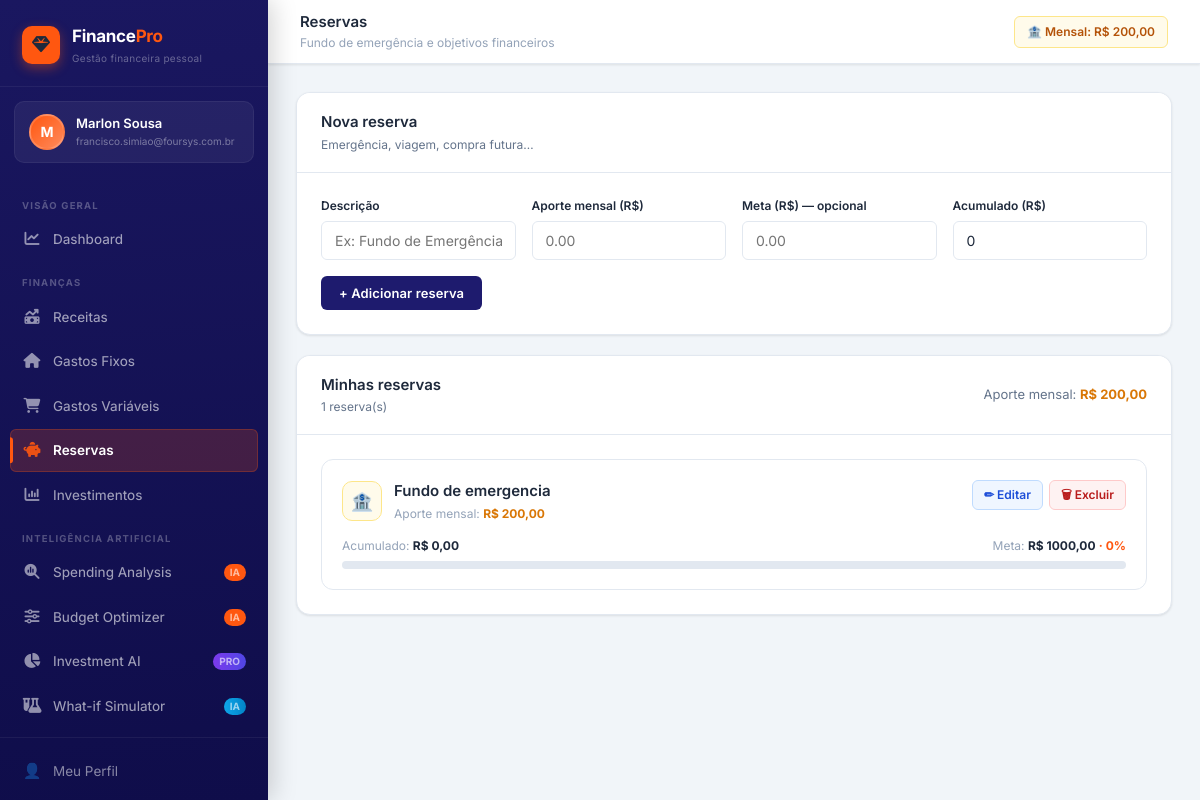
/reservas/ (signed in), run on the app's committed database.
### accounts/models.py (models this page shows, shortened)
class User(AbstractBaseUser, PermissionsMixin):
    email = models.EmailField(unique=True, verbose_name='E-mail')
    first_name = models.CharField(max_length=100, verbose_name='Nome')
    last_name = models.CharField(max_length=100, blank=True, verbose_name='Sobrenome')
    photo = models.ImageField(
        upload_to='photos/',
        null=True, blank=True,
        verbose_name='Foto do perfil'
    )
    is_active = models.BooleanField(default=True)
    is_staff = models.BooleanField(default=False)
    date_joined = models.DateTimeField(auto_now_add=True)
    objects = UserManager()
    USERNAME_FIELD = 'email'
    REQUIRED_FIELDS = ['first_name']
    class Meta:
        verbose_name = 'Usuário'
        verbose_name_plural = 'Usuários'
    def get_full_name(self):
        return f'{self.first_name} {self.last_name}'.strip()

### finance/models.py (models this page shows, shortened)
class Reserva(models.Model):
    user       = models.ForeignKey(settings.AUTH_USER_MODEL, on_delete=models.CASCADE, related_name='reservas')
    nome       = models.CharField(max_length=200, verbose_name='Descrição')
    valor      = models.DecimalField(max_digits=12, decimal_places=2, verbose_name='Aporte mensal (R$)')
    meta       = models.DecimalField(max_digits=12, decimal_places=2, null=True, blank=True, verbose_name='Meta (R$)')
    acumulado  = models.DecimalField(max_digits=12, decimal_places=2, default=0, verbose_name='Acumulado (R$)')
    criado     = models.DateTimeField(auto_now_add=True)
    class Meta:
        verbose_name = 'Reserva'
        ordering = ['-criado']
    @property
    def progresso(self):
        if self.meta and self.meta > 0:
            return min(float(self.acumulado / self.meta * 100), 100)
        return 0
    @property
    def progresso_cor(self):
        p = self.progresso
        if p >= 100:
            return '#16A34A'
        if p >= 50:
            return '#F59E0B'
        return '#ff5710'

### finance/views.py (the view)
# urls.py: path('reservas/',                         views.reservas,            name='reservas'),
@login_required
def reservas(request):
    form = ReservaForm(request.POST or None)
    if request.method == 'POST' and form.is_valid():
        obj = form.save(commit=False)
        obj.user = request.user
        obj.save()
        messages.success(request, 'Reserva adicionada!')
        return redirect('reservas')
    items = request.user.reservas.all()
    total = items.aggregate(t=Sum('valor'))['t'] or Decimal('0')
    return render(request, 'finance/reservas.html', {
        'form': form, 'items': items, 'total': total, 'page': 'reservas'
    })

### finance/forms.py
class ReservaForm(forms.ModelForm):
    class Meta:
        model = Reserva
        fields = ['nome', 'valor', 'meta', 'acumulado']
        widgets = {
            'nome':      forms.TextInput(attrs={**_input, 'placeholder': 'Ex: Fundo de Emergência'}),
            'valor':     forms.NumberInput(attrs={**_input, 'placeholder': '0.00', 'step': '0.01', 'min': '0'}),
            'meta':      forms.NumberInput(attrs={**_input, 'placeholder': '0.00', 'step': '0.01', 'min': '0'}),
            'acumulado': forms.NumberInput(attrs={**_input, 'placeholder': '0.00', 'step': '0.01', 'min': '0'}),
        }
        labels = {
            'nome': 'Descrição',
            'valor': 'Aporte mensal (R$)',
            'meta': 'Meta (R$) — opcional',
            'acumulado': 'Acumulado (R$)',
        }

### templates/finance/reservas.html (shortened to what this page needs)
{% extends 'base.html' %}
{% block page_title %}Reservas{% endblock %}
{% block page_sub %}Fundo de emergência e objetivos financeiros{% endblock %}
{% block header_right %}
<div class="header-chip" style="background:#fffbeb;border-color:#fde68a;color:#b45309;font-weight:600">
  🏦 Mensal: R$ {{ total|floatformat:2 }}
</div>
{% endblock %}
{% block content %}
<div class="section-card">
  <div class="section-header">
    <div class="section-header-text">
      <h3>Nova reserva</h3>
      <p>Emergência, viagem, compra futura…</p>
    </div>
  </div>
  <div class="section-body">
    <form method="post" novalidate>
      <div class="form-row">
        {% for field in form %}
        <div class="form-group">
          <label for="{{ field.id_for_label }}">{{ field.label }}</label>
          {{ field }}
        </div>
        {% endfor %}
      </div>
      <div class="form-actions">
        <button type="submit" class="btn btn-secondary">+ Adicionar reserva</button>
      </div>
    </form>
  </div>
</div>
<div class="section-card">
  <div class="section-header">
    <div class="section-header-text">
      <h3>Minhas reservas</h3>
      <p>{{ items|length }} reserva(s)</p>
    </div>
    <div class="section-header-meta">
      Aporte mensal: <strong style="color:var(--warning)">R$ {{ total|floatformat:2 }}</strong>
    </div>
  </div>
  <div class="section-body" style="display:flex;flex-direction:column;gap:14px">
    {% if items %}
      {% for r in items %}
      <div style="border:1px solid var(--border);border-radius:12px;padding:20px;background:var(--surface);transition:box-shadow .2s" onmouseover="this.style.boxShadow='0 4px 12px rgba(0,0,0,.07)'" onmouseout="this.style.boxShadow='none'">
        <div style="display:flex;align-items:flex-start;justify-content:space-between;gap:14px;margin-bottom:14px">
          <div style="display:flex;align-items:center;gap:12px">
            <div style="width:40px;height:40px;border-radius:10px;background:#fffbeb;border:1px solid #fde68a;display:flex;align-items:center;justify-content:center;font-size:18px;flex-shrink:0">🏦</div>
            <div>
              <div style="font-size:15px;font-weight:600">{{ r.nome }}</div>
              <div style="font-size:12px;color:var(--text-muted);margin-top:2px">Aporte mensal: <strong style="color:var(--warning)">R$ {{ r.valor|floatformat:2 }}</strong></div>
            </div>
          </div>
          <div style="display:flex;gap:6px;flex-shrink:0">
            <a href="{% url 'reserva_edit' r.pk %}" class="btn-icon-edit">✏ Editar</a>
            <a href="{% url 'reserva_delete' r.pk %}" class="btn-icon-del">🗑 Excluir</a>
          </div>
        </div>
        {% if r.meta %}
        <div style="display:flex;justify-content:space-between;font-size:12px;color:var(--text-muted);margin-bottom:6px">
          <span>Acumulado: <strong style="color:var(--text)">R$ {{ r.acumulado|floatformat:2 }}</strong></span>
          <span>Meta: <strong style="color:var(--text)">R$ {{ r.meta|floatformat:2 }}</strong>
            <span style="font-weight:700;color:{% if r.progresso >= 100 %}var(--success){% elif r.progresso >= 50 %}var(--warning){% else %}var(--primary){% endif %}"> · {{ r.progresso|floatformat:0 }}%</span>
          </span>
        </div>
        <div style="height:8px;background:#E2E8F0;border-radius:999px;overflow:hidden">
        </div>
        {% else %}
        <div style="font-size:12px;color:var(--text-muted)">
          Sem meta definida · Acumulado: <strong style="color:var(--text)">R$ {{ r.acumulado|floatformat:2 }}</strong>
        </div>
        {% endif %}
      </div>
      {% endfor %}
    {% else %}
    <div class="empty">
      <div class="empty-icon">🏦</div>
      <h3>Nenhuma reserva cadastrada</h3>
      <p>Crie reservas para emergências, viagens<br>ou outros objetivos financeiros.</p>
    </div>
    {% endif %}
  </div>
</div>
{% endblock %}

### templates/base.html (shortened to what this page needs)
<!DOCTYPE html>
<html lang="pt-BR">
<head>
<link rel="stylesheet" href="https://cdnjs.cloudflare.com/ajax/libs/font-awesome/6.5.0/css/all.min.css">
</head>
<body>
<div class="layout">
  <aside class="sidebar" id="sidebar">
    <div class="sidebar-logo">
      <div class="sidebar-logo-icon">
        <i class="fa-solid fa-gem"></i>
      </div>
      <div class="sidebar-logo-text">
        <h1>Finance<span>Pro</span></h1>
        <p>Gestão financeira pessoal</p>
      </div>
    </div>
    {% if user.is_authenticated %}
    <div class="sidebar-user">
      <div class="sidebar-avatar">
        {% if user.photo %}
          <img src="{{ user.photo.url }}" alt="">
        {% else %}
          {{ user.first_name|first|upper }}
        {% endif %}
      </div>
      <div class="sidebar-user-info">
        <div class="sidebar-user-name">{{ user.get_full_name }}</div>
        <div class="sidebar-user-role">{{ user.email }}</div>
      </div>
    </div>
    {% endif %}
    <nav class="sidebar-nav">
      <div class="nav-section">Visão Geral</div>
      <a href="{% url 'dashboard' %}" class="nav-item {% if page == 'dashboard' %}active{% endif %}">
        <span class="nav-icon">
          <i class="fa-solid fa-chart-line"></i>
        </span> Dashboard
      </a>
      <div class="nav-section">Finanças</div>
      <a href="{% url 'receitas' %}" class="nav-item {% if page == 'receitas' %}active{% endif %}">
        <span class="nav-icon">
  <i class="fa-solid fa-money-bill-trend-up"></i>
</span> Receitas
      </a>
      <a href="{% url 'gastos_fixos' %}" class="nav-item {% if page == 'fixos' %}active{% endif %}">
        <span class="nav-icon">
  <i class="fa-solid fa-house"></i>
</span> Gastos Fixos
      </a>
      <a href="{% url 'gastos_variaveis' %}" class="nav-item {% if page == 'variaveis' %}active{% endif %}">
        <span class="nav-icon">
  <i class="fa-solid fa-cart-shopping"></i>
</span> Gastos Variáveis
      </a>
      <a href="{% url 'reservas' %}" class="nav-item {% if page == 'reservas' %}active{% endif %}">
        <span class="nav-icon">
  <i class="fa-solid fa-piggy-bank"></i>
</span> Reservas
      </a>
      <a href="{% url 'investimentos' %}" class="nav-item {% if page == 'investimentos' %}active{% endif %}">
        <span class="nav-icon">
  <i class="fa-solid fa-chart-column"></i>
</span> Investimentos
      </a>
      <div class="nav-section">Inteligência Artificial</div>
      <a href="{% url 'spending_analysis' %}" class="nav-item {% if page == 'spending_analysis' %}active{% endif %}">
        <span class="nav-icon"><i class="fa-solid fa-magnifying-glass-chart"></i></span>
        Spending Analysis
        <span class="nav-badge">IA</span>
      </a>
      <a href="{% url 'budget_optimizer' %}" class="nav-item {% if page == 'budget_optimizer' %}active{% endif %}">
        <span class="nav-icon"><i class="fa-solid fa-sliders"></i></span>
        Budget Optimizer
        <span class="nav-badge">IA</span>
      </a>
      <a href="{% url 'investment_assistant' %}" class="nav-item {% if page == 'investment_assistant' %}active{% endif %}">
        <span class="nav-icon"><i class="fa-solid fa-chart-pie"></i></span>
        Investment AI
        <span class="nav-badge" style="background:linear-gradient(90deg,#7c3aed,#4f46e5)">PRO</span>
      </a>
      <a href="{% url 'whatif_simulator' %}" class="nav-item {% if page == 'whatif_simulator' %}active{% endif %}">
        <span class="nav-icon"><i class="fa-solid fa-flask-vial"></i></span>
        What-if Simulator
        <span class="nav-badge" style="background:linear-gradient(90deg,#0ea5e9,#0284c7)">IA</span>
      </a>
    </nav>
    <div class="sidebar-footer">
      <a href="{% url 'profile' %}" class="sidebar-footer-link">
        <span class="nav-icon">👤</span> Meu Perfil
      </a>
      <form method="post" action="{% url 'logout' %}" style="margin:0">
        <button type="submit" class="sidebar-footer-btn">
        </button>
      </form>
    </div>
  </aside>
  <div class="main">
    <header class="header">
      <div class="header-left">
        <div class="breadcrumb">
          <div>
            <div class="breadcrumb-current">{% block page_title %}FinancePro{% endblock %}</div>
            <div class="breadcrumb-sub">{% block page_sub %}{% endblock %}</div>
          </div>
        </div>
      </div>
      <div class="header-right">
        {% block header_right %}{% endblock %}
      </div>
    </header>
    <div class="content-wrapper">
      <div class="content">
        {% block content %}{% endblock %}
      </div>
    </div>
  </div>
</div>
</body>
</html>

### data on the page
User: first_name|first "M", get_full_name "Marlon Sousa", email "francisco.simiao@foursys.com.br"
Reserva: nome "Fundo de emergencia", valor "200,00", acumulado "0,00", meta "1000,00", progresso "0"

### other printed values
{{ total|floatformat:2 }} "200,00"
{{ field.label }} "Descrição" "Aporte mensal (R$)" "Meta (R$) — opcional" "Acumulado (R$)"
{{ items|length }} "1"
